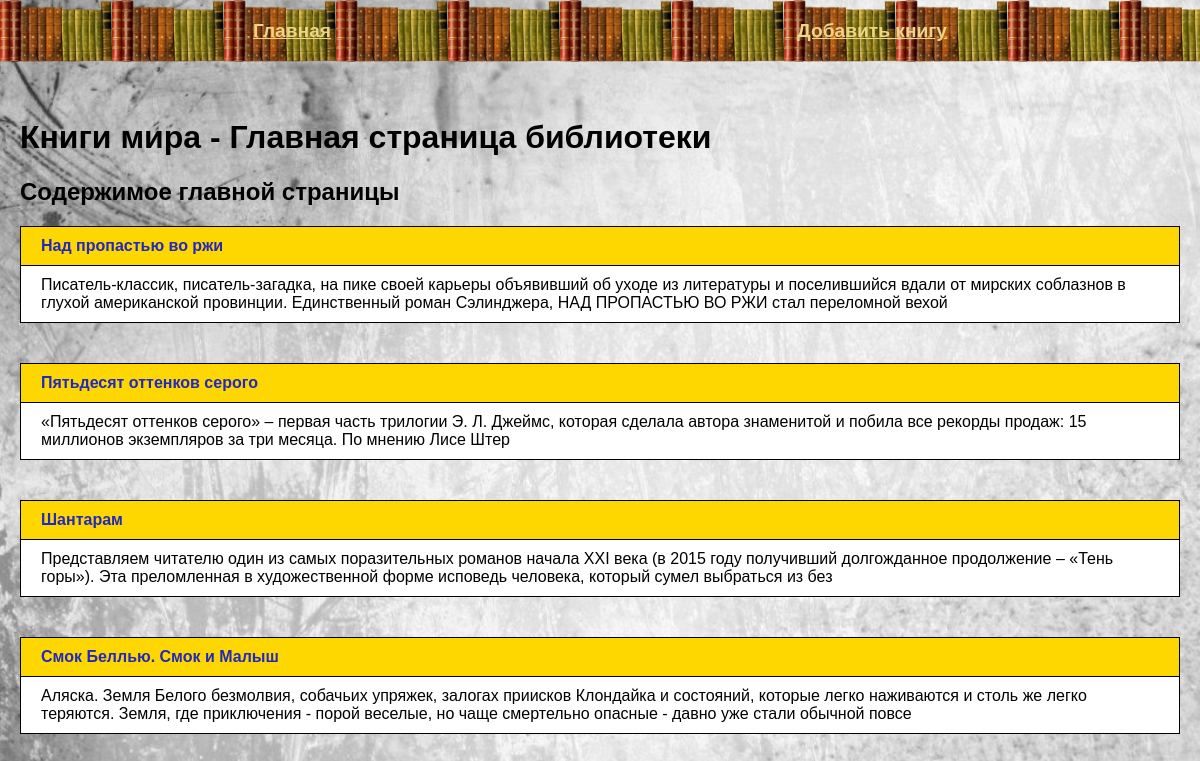
The page / on the database its author committed.
### tables this page shows
CREATE TABLE mainmenu(
id INTEGER PRIMARY KEY AUTOINCREMENT,
title TEXT NOT NULL,
url TEXT NOT NULL
);

CREATE TABLE books(
id INTEGER PRIMARY KEY AUTOINCREMENT,
title TEXT NOT NULL,
text TEXT NOT NULL,
url TEXT NOT NULL,
time INTEGER NOT NULL
);

### part_42.py (the view)
@app.route('/')
def books():
    db = get_db()
    dbase = FDataBase(db)
    return render_template('books.html', title='Главная страница библиотеки', menu=dbase.get_menu(),
                           books=dbase.get_books_annonce())

### FDataBase.py (called while the page is built)
    def get_menu(self):
        sql = 'SELECT * FROM mainmenu'
        try:
            self.__cur.execute(sql)
            res = self.__cur.fetchall()
            if res:
                return res
        except IOError:
            print('Ошибка чтения из БД')
        return []

    def get_books_annonce(self):
        try:
            self.__cur.execute("SELECT id, title, text, url FROM books ORDER BY time DESC")
            res = self.__cur.fetchall()
            if res:
                return res
        except sqlite3.Error as e:
            print("Ошибка получения статей из БД " + str(e))
        return []

### part_42.py (called while the page is built)
def connect_db():
    con = sqlite3.connect(app.config['DATABASE'])
    con.row_factory = sqlite3.Row
    return con

def get_db():
    if not hasattr(g, 'link_db'):
        g.link_db = connect_db()
    return g.link_db

### templates/books.html
{% extends 'base.html' %}
{% block content %}
{{ super() }}
<h2>Содержимое главной страницы</h2>
<ul>
    {% for p in books %}
    <li>
        <p class="title"><a href="{{ url_for('show_book', alias=p.url) }}">{{ p.title }}</a></p>
        <div class="annonce">{{ p.text[:240] | striptags }}</div>
    </li>
    {% endfor %}
</ul>
{% endblock %}

### templates/base.html (shortened to what this page needs)
<!DOCTYPE html>
<html lang="en">
<head>
    <link rel="stylesheet" href="{{ url_for('static', filename='css/style.css') }}">
</head>
<body>
{% block content %}
    {% block mainmenu %}
        <ul class="menu">
            {% for m in menu %}
            <li><a href="{{ m.url }}">{{ m.title }}</a></li>
            {% endfor %}
        </ul>
    <div class="content">
    {% endblock %}
    {% if title %}
        <h1>Книги мира - {{ title }}</h1>
    {% else %}
        <h1>Книги мира</h1>
    {% endif %}
    {% endblock %}
</div>
</body>
</html>

### static/css/style.css (style rules this page uses)
body { background-image: url("1666584509_3-48.jpg"); background-size: cover; margin: 0; padding: 0; font-family: Verdana, Geneva, Tahoma, sans-serif; }
.menu { display: flex; justify-content: space-around; list-style: none; background-image: url('free-png.ru-335.png'); background-size: contain; padding: 20px; margin-top: 0; }
.content { margin: 0 auto; max-width: 1200px; padding: 20px; box-sizing: border-box; }
.menu a { font-weight: bold; font-size: larger; color: rgb(237, 213, 134); }
ul { list-style: none; padding: 0; }
p>a { text-decoration: none; color: rgb(33, 41, 190); }
li div { padding: 10px 20px; }
li>p, li div { border: 1px solid black; }
p.title { margin: 0; font-weight: bold; background: gold; }
p.title a { display: block; padding: 10px 20px; }
.annonce { background: white; margin-bottom: 40px; margin-top: -1px; }

### rows shown on the page
mainmenu: title "Главная"
mainmenu: title "Добавить книгу"
books: title "Над пропастью во ржи", text "Писатель-классик, писатель-загадка, на пике своей карьеры объявивший об уходе из литературы и поселившийся вдали от мирских соблазнов в глухой американской провинции. Единственный роман Сэлинджера, НАД ПРОПАСТЬЮ ВО РЖИ стал переломной вехой"
books: title "Пятьдесят оттенков серого", text "«Пятьдесят оттенков серого» – первая часть трилогии Э. Л. Джеймс, которая сделала автора знаменитой и побила все рекорды продаж: 15 миллионов экземпляров за три месяца. По мнению Лисе Штер"
books: title "Шантарам", text "Представляем читателю один из самых поразительных романов начала XXI века (в 2015 году получивший долгожданное продолжение – «Тень горы»). Эта преломленная в художественной форме исповедь человека, который сумел выбраться из без"
books: title "Смок Беллью. Смок и Малыш", text "Аляска. Земля Белого безмолвия, собачьих упряжек, залогах приисков Клондайка и состояний, которые легко наживаются и столь же легко теряются. Земля, где приключения - порой веселые, но чаще смертельно опасные - давно уже стали обычной повсе"

### other values the page prints
{{ title }} "Главная страница библиотеки"
